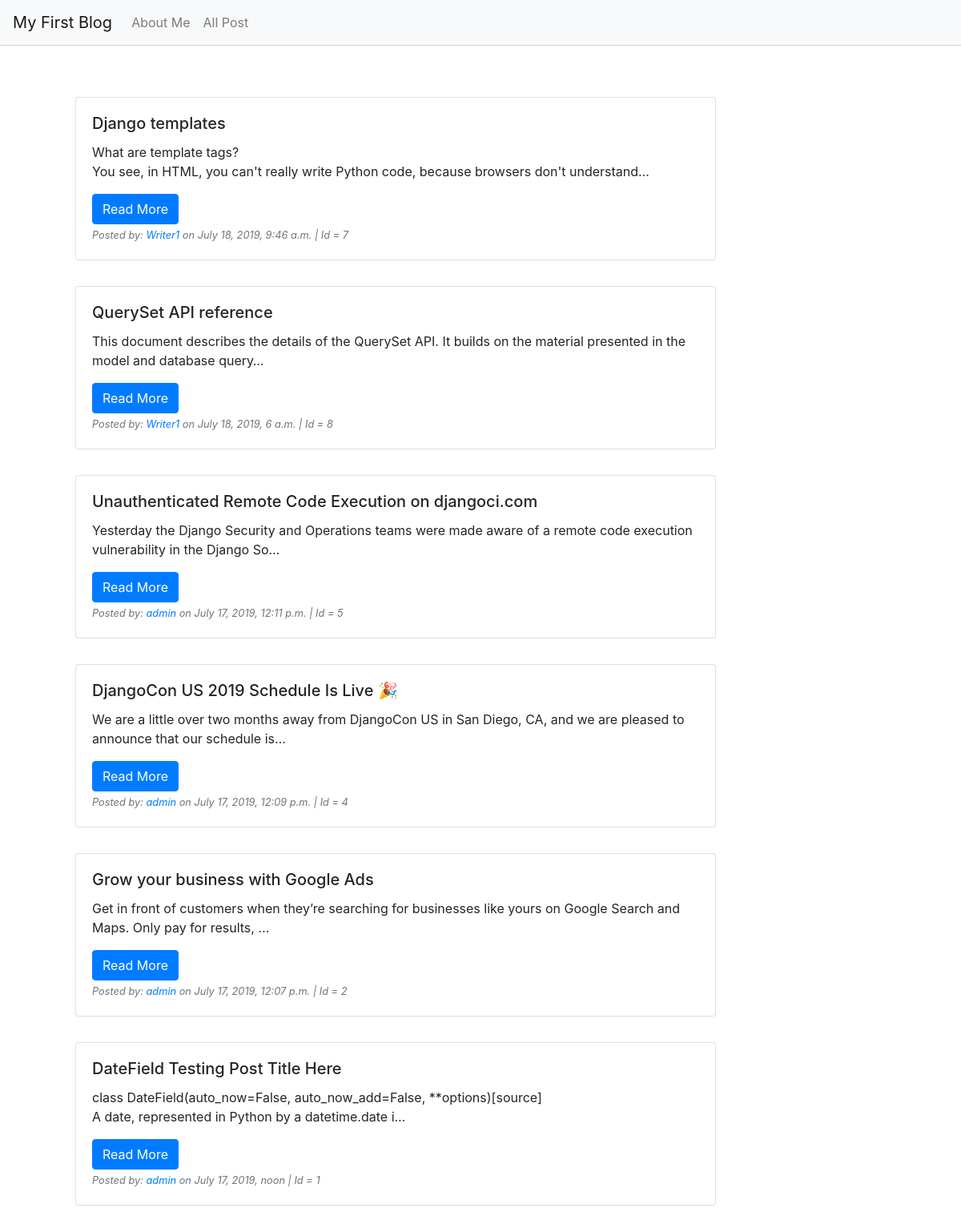
The page / on the database its author committed.
### blog/models.py (models this page shows, shortened)
class Post(models.Model):
    author = models.ForeignKey(settings.AUTH_USER_MODEL, on_delete=models.CASCADE)
    title = models.CharField(max_length=200)
    text = models.TextField()
    created_date = models.DateTimeField(default=timezone.now)
    published_date = models.DateTimeField(blank=True, null=True)

### blog/views.py (the view)
# urls.py: path('', views.post_list, name='post_list'),
def post_list(request):
    posts = Post.objects.filter(published_date__lte=timezone.now()).order_by('-published_date')
    return render(request, 'post_list.html', {'posts': posts})

### templates/post_list.html (shortened to what this page needs)
<!DOCTYPE html>
<html lang="en">
<head>
    <link rel="stylesheet" href="https://stackpath.bootstrapcdn.com/bootstrap/4.3.1/css/bootstrap.min.css">
</head>
<body>
<nav class="navbar navbar-expand-sm bg-light navbar-light sticky-top" style="border-bottom: 1px solid lightgray">
        <a class="navbar-brand" href="#">My First Blog</a>
        <ul class="navbar-nav">
          <li class="nav-item">
            <a class="nav-link" href="/about_us">About Me</a>
          </li>
          <li class="nav-item">
            <a class="nav-link" href="/">All Post</a>
          </li>
        </ul>
      </nav>
    <div class="container p-5">
                <div class="container">
                     <div class="row">
                        {% for post in posts %}
                         <div class="col-sm p-3">
                             <div class="card" style="width: 50rem;">
                                <div class="card-body">
                                    <h5 class="card-title">{{ post.title }}</h5>
                                    <p class="card-text">{{ post.text|linebreaksbr|safe|truncatechars:125 }}</p>
                                    <a href="{{ url_for_full_content }}" class="btn btn-primary">Read More</a>
                                    <p class="card-text" style="font-style: italic;"><small class="text-muted">Posted by: <a href="#">{{ post.author }}</a> on {{ post.published_date }} | Id = {{ post.id }}</small></p>
                                </div>
                            </div>
                        </div>
                        {% endfor %}
                    </div>
                </div>
              </div>
</body>
</html>

### rows shown on the page
Post: title "Django templates", text "What are template tags? You see, in HTML, you can't really write Python code, because browsers don't understand…", author "Writer1", published_date "July 18, 2019, 9:46 a.m.", id "7"
Post: title "QuerySet API reference", text "This document describes the details of the QuerySet API. It builds on the material presented in the model and database query…", author "Writer1", published_date "July 18, 2019, 6 a.m.", id "8"
Post: title "Unauthenticated Remote Code Execution on djangoci.com", text "Yesterday the Django Security and Operations teams were made aware of a remote code execution vulnerability in the Django So…", author "admin", published_date "July 17, 2019, 12:11 p.m.", id "5"
Post: title "DjangoCon US 2019 Schedule Is Live 🎉", text "We are a little over two months away from DjangoCon US in San Diego, CA, and we are pleased to announce that our schedule is…", author "admin", published_date "July 17, 2019, 12:09 p.m.", id "4"
Post: title "Grow your business with Google Ads", text "Get in front of customers when they’re searching for businesses like yours on Google Search and Maps. Only pay for results, …", author "admin", published_date "July 17, 2019, 12:07 p.m.", id "2"
Post: title "DateField Testing Post Title Here", text "class DateField(auto_now=False, auto_now_add=False, **options)[source] A date, represented in Python by a datetime.date i…", author "admin", published_date "July 17, 2019, noon", id "1"
